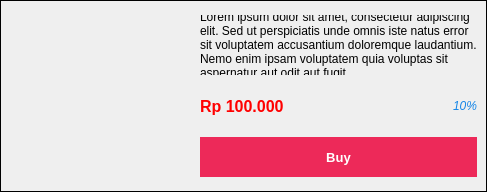
                   <widget class="QFrame" name="recomended_16">
                    <property name="maximumSize">
                     <size>
                      <width>16777215</width>
                      <height>192</height>
                     </size>
                    </property>
                    <property name="styleSheet">
                     <string notr="true">border-style: outset;
border-width: 1px;</string>
                    </property>
                    <property name="frameShape">
                     <enum>QFrame::Shape::StyledPanel</enum>
                    </property>
                    <property name="frameShadow">
                     <enum>QFrame::Shadow::Raised</enum>
                    </property>
                    <layout class="QGridLayout" name="gridLayout_164">
                     <property name="leftMargin">
                      <number>0</number>
                     </property>
                     <property name="topMargin">
                      <number>0</number>
                     </property>
                     <property name="rightMargin">
                      <number>0</number>
                     </property>
                     <property name="bottomMargin">
                      <number>0</number>
                     </property>
                     <property name="spacing">
                      <number>0</number>
                     </property>
                     <item row="0" column="0">
                      <widget class="QFrame" name="image_produc_40">
                       <property name="minimumSize">
                        <size>
                         <width>190</width>
                         <height>190</height>
                        </size>
                       </property>
                       <property name="maximumSize">
                        <size>
                         <width>190</width>
                         <height>190</height>
                        </size>
                       </property>
                       <property name="styleSheet">
                        <string notr="true">border-width: 0px;
border-image: url(:/image/images/logo.jpeg);</string>
                       </property>
                       <property name="frameShape">
                        <enum>QFrame::Shape::StyledPanel</enum>
                       </property>
                       <property name="frameShadow">
                        <enum>QFrame::Shadow::Raised</enum>
                       </property>
                      </widget>
                     </item>
                     <item row="0" column="1">
                      <widget class="QFrame" name="frame_99">
                       <property name="minimumSize">
                        <size>
                         <width>188</width>
                         <height>0</height>
                        </size>
                       </property>
                       <property name="styleSheet">
                        <string notr="true">border-width: 0px;</string>
                       </property>
                       <property name="frameShape">
                        <enum>QFrame::Shape::StyledPanel</enum>
                       </property>
                       <property name="frameShadow">
                        <enum>QFrame::Shadow::Raised</enum>
                       </property>
                       <layout class="QGridLayout" name="gridLayout_165">
                        <property name="horizontalSpacing">
                         <number>0</number>
                        </property>
                        <property name="verticalSpacing">
                         <number>16</number>
                        </property>
                        <item row="0" column="0" colspan="4">
                         <widget class="QLabel" name="produk_40">
                          <property name="maximumSize">
                           <size>
                            <width>16777215</width>
                            <height>60</height>
                           </size>
                          </property>
                          <property name="font">
                           <font>
                            <pointsize>9</pointsize>
                           </font>
                          </property>
                          <property name="text">
                           <string>Lorem ipsum dolor sit amet, consectetur adipiscing elit. Sed ut perspiciatis unde omnis iste natus error sit voluptatem accusantium doloremque laudantium. Nemo enim ipsam voluptatem quia voluptas sit aspernatur aut odit aut fugit.</string>
                          </property>
                          <property name="scaledContents">
                           <bool>true</bool>
                          </property>
                          <property name="wordWrap">
                           <bool>true</bool>
                          </property>
                         </widget>
                        </item>
                        <item row="1" column="2">
                         <widget class="QPushButton" name="diskon_40">
                          <property name="font">
                           <font>
                            <italic>true</italic>
                           </font>
                          </property>
                          <property name="styleSheet">
                           <string notr="true">color: rgb(21, 134, 231);</string>
                          </property>
                          <property name="text">
                           <string>10%</string>
                          </property>
                          <property name="icon">
                           <iconset resource="../res/resource.qrc">
                            <normaloff>:/icon/icons/icons8-discount-480.png</normaloff>:/icon/icons/icons8-discount-480.png</iconset>
                          </property>
                          <property name="iconSize">
                           <size>
                            <width>20</width>
                            <height>20</height>
                           </size>
                          </property>
                         </widget>
                        </item>
                        <item row="1" column="0">
                         <widget class="QLabel" name="harga_40">
                          <property name="maximumSize">
                           <size>
                            <width>16777215</width>
                            <height>30</height>
                           </size>
                          </property>
                          <property name="font">
                           <font>
                            <family>Segoe UI</family>
                            <pointsize>12</pointsize>
                            <bold>true</bold>
                           </font>
                          </property>
                          <property name="styleSheet">
                           <string notr="true">color: rgb(255, 0, 0);</string>
                          </property>
                          <property name="text">
                           <string>Rp 100.000</string>
                          </property>
                         </widget>
                        </item>
                        <item row="2" column="0" colspan="4">
                         <widget class="QPushButton" name="tombol_40">
                          <property name="minimumSize">
                           <size>
                            <width>0</width>
                            <height>40</height>
                           </size>
                          </property>
                          <property name="font">
                           <font>
                            <pointsize>10</pointsize>
                            <bold>true</bold>
                           </font>
                          </property>
                          <property name="cursor">
                           <cursorShape>PointingHandCursor</cursorShape>
                          </property>
                          <property name="styleSheet">
                           <string notr="true">background-color: rgb(237, 41, 89);
color: rgb(255, 255, 255);</string>
                          </property>
                          <property name="text">
                           <string>Buy</string>
                          </property>
                         </widget>
                        </item>
                        <item row="1" column="1">
                         <spacer name="horizontalSpacer_41">
                          <property name="orientation">
                           <enum>Qt::Orientation::Horizontal</enum>
                          </property>
                          <property name="sizeHint" stdset="0">
                           <size>
                            <width>40</width>
                            <height>20</height>
                           </size>
                          </property>
                         </spacer>
                        </item>
                       </layout>
                      </widget>
                     </item>
                    </layout>
                   </widget>
